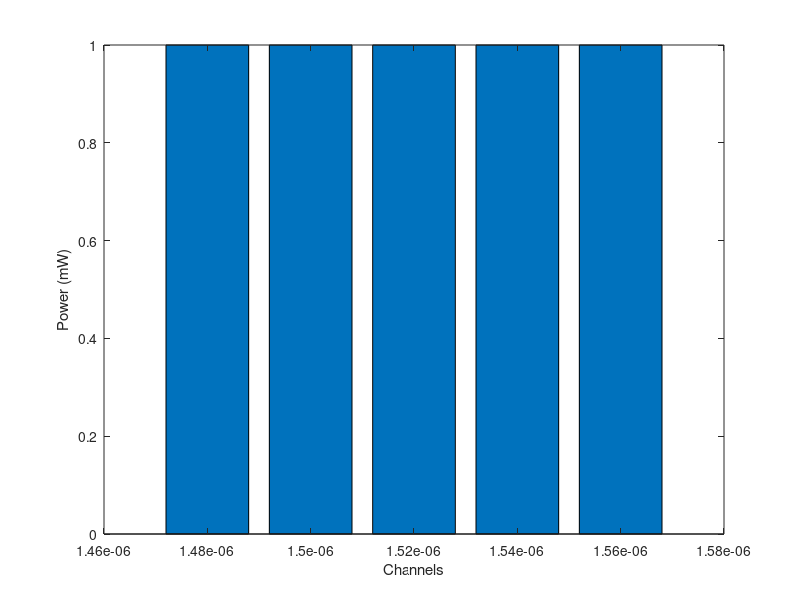

Source code (MATLAB):
channel_spacing_wdm = 20e-9; 
lambda_1 = 1480e-9;
lambda_end = 1565e-9;
spectral_band = lambda_end-lambda_1;
d=ceil(spectral_band/channel_spacing_wdm);
disp('Number of channels = ')
disp(d)
y = ones(1,d);
del_lambda = lambda_1:channel_spacing_wdm:lambda_end;
bar(del_lambda,y)
xlabel('Channels');
ylabel('Power (mW)');